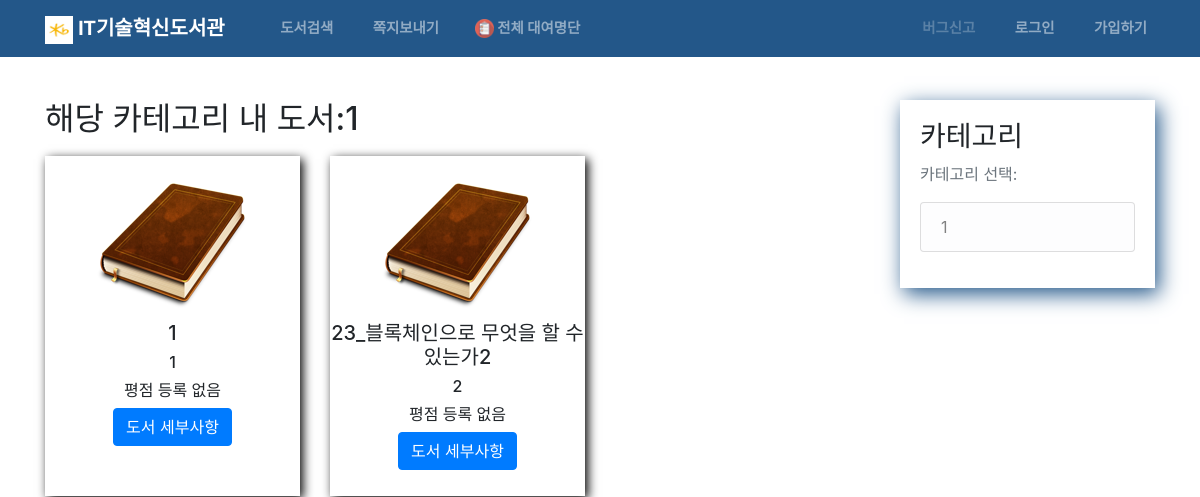
/books-by-category/1, run on the app's committed database.
### books/models.py (models this page shows, shortened)
class Book(models.Model):
    title = models.CharField(max_length=300)
    slug = models.SlugField(unique=True, allow_unicode=True)
    description = models.TextField(max_length=1000, default="About book")
    image = models.ImageField(
        default='default_book.png', upload_to='books_pics')
    author = models.CharField(max_length=100)
    book_amount = models.IntegerField()
    publish_date = models.DateField()
    number_of_pages = models.IntegerField()
    category = models.ForeignKey(Category, on_delete=models.PROTECT)
    last_rating = models.IntegerField(default=0)
    @property
    def actual_rating(self):
        list_of_stars = []
        for star in range(self.last_rating):
            list_of_stars.append(star)
        return list_of_stars

class Category(models.Model):
    category = models.CharField(max_length=50)
    slug = models.SlugField(unique=True)
    def __str__(self):
        return self.category
    class Meta:
        verbose_name_plural = "Categories"

### books/views.py (the view)
class CategoryBookListView(ListView):
    template_name = "books/books_by_category.html"
    model = Book
    def get_queryset(self):
        category = Category.objects.get(slug=self.kwargs['slug'])
        return Book.objects.filter(category=category)

### books/context_processors.py (called while the page is built)
def categories(request):
    return {
        'categories': Category.objects.all()
    }

### books/templates/books/books_by_category.html
{% extends "base.html" %}
{% block content %}
{% load static %}
<h2>해당 카테고리 내 도서:{{ book_list.first.category }}</h2>
<div class="row lastBooksContainer">
    {% for book in book_list %}
    <div class="col-md-4 bookCard">
        <div class="cardBorder">
            <img class="book_image" src="{{ book.image.url }}" alt="Book image">
            <h5>{{ book.title }}</h5>
            <h6>{{ book.author }}</h6>
            {% if book.actual_rating %}
            {% for rate in book.actual_rating %}
            <span class="fa fa-star checked"></span>
            {% endfor %} <br>
            {% else %}
            <h6>평점 등록 없음</h6>
            {% endif %}
            <a href="{% url 'bookDetail' slug=book.slug %}"><button class="btn btn-primary btn-xs">도서 세부사항</button></a>
        </div>
    </div>
    {% endfor %}
</div>
{% endblock content %}

### templates/base.html (shortened to what this page needs)
{% load static %}
<!DOCTYPE html>
<html lang="en">
<head>
    <link rel="stylesheet" href="{% static 'css/main.css' %}">
    <link rel="stylesheet" href="https://stackpath.bootstrapcdn.com/bootstrap/4.1.3/css/bootstrap.min.css"
>
    <link rel="stylesheet" href="https://cdnjs.cloudflare.com/ajax/libs/font-awesome/4.7.0/css/font-awesome.min.css">
    <link rel="stylesheet" href="https://use.fontawesome.com/releases/v5.4.2/css/all.css"
>
</head>
<header class="site-header">
    <nav class="navbar navbar-expand-md navbar-dark bg-steel fixed-top">
        <div class="container">
            <a class="navbar-brand mr-4" href="{% url 'home' %}"><img style="height:1.4em;" src="{% static 'icons/KB-Kookmin-Card.png' %}"
                    alt=""> IT기술혁신도서관</a>
            <div class="collapse navbar-collapse" id="navbarToggle">
                <div class="navbar-nav mr-auto">
                    <a class="nav-item nav-link" href="{% url 'books' %}"><img src="{% static 'icons/book.png' %}" alt="">
                        도서검색</a>
                    <a class="nav-item nav-link" href="{% url 'contact' %}"><img src="{% static 'icons/message.png' %}"
                        쪽지보내기</a>
                        <a class="nav-item nav-link" href="{% url 'expired' %}"><img src="{% static 'icons/expired.png' %}"
                            alt="">
                        전체 대여명단</a>
                </div>
                <div class="navbar-nav">
                    {% if user.is_authenticated %}
                    <a class="nav-item nav-link" href="{% url 'UserProfile' %}"><img src="{% static 'icons/profile.png' %}"
                            alt="">
                        내 계정({{ user.username }})
                    </a>
                    <a class="nav-item nav-link" href="{% url 'logout' %}"><img src="{% static 'icons/logout.png' %}"
                            alt=""> 로그아웃</a>
                    {% else %}
                    <a class="disabled nav-item nav-link" href=""><img src="{% static 'icons/help.png' %}" alt="">
                        버그신고</a>
                    <a class="nav-item nav-link" href="{% url 'login' %}"><img src="{% static 'icons/login.png' %}" alt="">
                        로그인</a>
                    <a class="nav-item nav-link" href="{% url 'signup' %}"><img src="{% static 'icons/register.png' %}"
                            alt=""> 가입하기</a>
                    {% endif %}
                </div>
            </div>
        </div>
    </nav>
</header>
<body>
    <main role="main" class="container pageContent">
        <div class="row">
            <div class="col-md-9">
                {% block content %}{% endblock %}
            </div>
            <div class="col-md-3">
                <div class="content-section">
                    <h3>카테고리</h3>
                    <p class='text-muted'>카테고리 선택:
                        <ul class="list-group">
                            {% for category in categories %}
                            <a href="{% url 'category_books_view' slug=category.slug %}">
                                <li class="list-group-item list-group-item-light">{{ category }}</li>
                            </a>
                            {% endfor %}
                        </ul>
                    </p>
                </div>
            </div>
        </div>
    </main>
</body>
</html>

### static/css/main.css (style rules this page uses)
body { background: #fafafa; color: #333333; margin-top: 5rem; padding-bottom: 50px; }
.bg-steel { background-color: #235789; }
.navbar-nav { font-size: 0.9em; }
.navbar-brand { font-family: "Work Sans", sans-serif; font-weight: bold; }
.navbar-nav > a > img { height: 1.3em; }
.site-header .navbar-nav .nav-link { color: #cbd5db; font-weight: bold; font-family: "Roboto", sans-serif; margin-left: 20px; }
.content-section { box-shadow: 4px 6px 20px 0px #235789; padding: 20px; }
.pageContent { margin-top: 100px; }
.lastBooksContainer { margin: 0 auto; }
.book_image { max-width: 150px; max-height: 150px; }
.bookCard { padding: 10px 10px; text-align: center; }
.cardBorder { min-height: 340px; padding-top: 15px; box-shadow: 3px 3px 10px 0px black; }

### data on the page
Book: first.category "1", image (placeholder picture), title "1", author "1", last_rating "평점 등록 없음"
Book: image (placeholder picture), title "23_블록체인으로 무엇을 할 수 있는가2", author "2", last_rating "평점 등록 없음"
Category: category "1"
